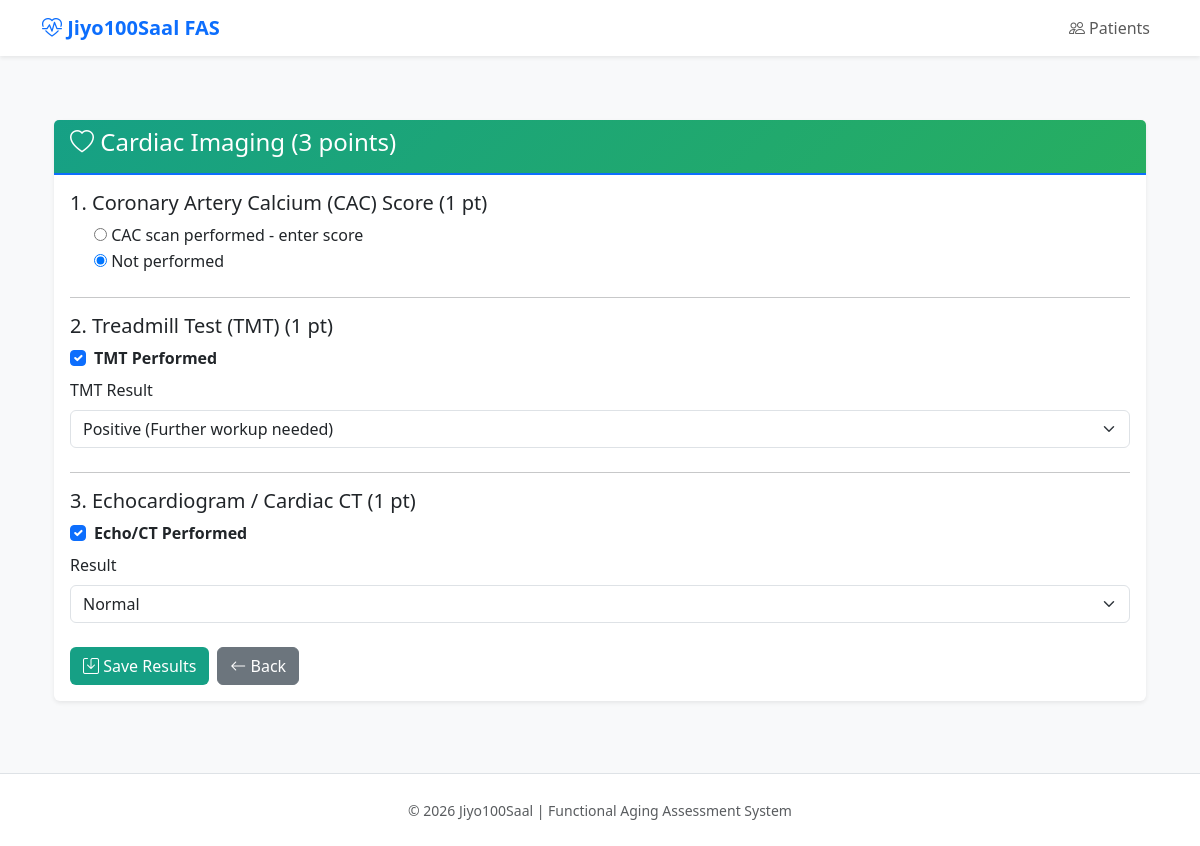
The app's page /assessment/1/pillar5/cardiac-imaging with its own data.
### models/pillar5.py (models this page shows, shortened)
class Pillar5Results(Base):
    __tablename__ = 'pillar_5_results'
    id: Mapped[int] = mapped_column(primary_key=True)
    assessment_id: Mapped[int] = mapped_column(
        ForeignKey('assessments.id', ondelete='CASCADE'),
        nullable=False,
        unique=True,
        index=True,
    )
    lipids_input_mode: Mapped[Optional[str]] = mapped_column(String(20), nullable=True)  # 'exact' or 'category'
    ldl_cholesterol: Mapped[Optional[Decimal]] = mapped_column(Numeric(5, 1), nullable=True)  # mg/dL
    hdl_cholesterol: Mapped[Optional[Decimal]] = mapped_column(Numeric(5, 1), nullable=True)  # mg/dL
    triglycerides: Mapped[Optional[Decimal]] = mapped_column(Numeric(5, 1), nullable=True)  # mg/dL
    total_cholesterol: Mapped[Optional[Decimal]] = mapped_column(Numeric(5, 1), nullable=True)  # mg/dL (auto-calculated)
    total_hdl_ratio: Mapped[Optional[Decimal]] = mapped_column(Numeric(4, 2), nullable=True)  # Auto-calculated
    lipids_category_input: Mapped[Optional[str]] = mapped_column(String(50), nullable=True)
    ldl_points: Mapped[Optional[Decimal]] = mapped_column(Numeric(3, 2), nullable=True)
    hdl_points: Mapped[Optional[Decimal]] = mapped_column(Numeric(3, 2), nullable=True)
    triglycerides_points: Mapped[Optional[Decimal]] = mapped_column(Numeric(3, 2), nullable=True)
    ratio_points: Mapped[Optional[Decimal]] = mapped_column(Numeric(3, 2), nullable=True)
    lipids_total_points: Mapped[Optional[Decimal]] = mapped_column(Numeric(3, 1), nullable=True)
    lipids_category: Mapped[Optional[str]] = mapped_column(String(50), nullable=True)
    apob: Mapped[Optional[Decimal]] = mapped_column(Numeric(5, 1), nullable=True)  # mg/dL
    lp_a: Mapped[Optional[Decimal]] = mapped_column(Numeric(5, 1), nullable=True)  # mg/dL
    apob_points: Mapped[Optional[Decimal]] = mapped_column(Numeric(3, 2), nullable=True)
    lp_a_points: Mapped[Optional[Decimal]] = mapped_column(Numeric(3, 2), nullable=True)
    advanced_lipids_points: Mapped[Optional[Decimal]] = mapped_column(Numeric(3, 1), nullable=True)
    cac_score: Mapped[Optional[Decimal]] = mapped_column(Numeric(6, 1), nullable=True)  # Agatston score
    cac_category: Mapped[Optional[str]] = mapped_column(String(50), nullable=True)
    cac_points: Mapped[Optional[Decimal]] = mapped_column(Numeric(3, 2), nullable=True)
    tmt_performed: Mapped[Optional[bool]] = mapped_column(Boolean, default=False)
    tmt_result: Mapped[Optional[str]] = mapped_column(String(50), nullable=True)  # negative/positive/abnormal/notPerformed
    tmt_points: Mapped[Optional[Decimal]] = mapped_column(Numeric(3, 2), nullable=True)
    echo_ct_performed: Mapped[Optional[bool]] = mapped_column(Boolean, default=False)
    echo_ct_result: Mapped[Optional[str]] = mapped_column(String(50), nullable=True)  # normal/mild/moderate/severe/notPerformed
    echo_ct_points: Mapped[Optional[Decimal]] = mapped_column(Numeric(3, 2), nullable=True)
    cardiac_imaging_points: Mapped[Optional[Decimal]] = mapped_column(Numeric(3, 1), nullable=True)
    kidney_input_mode: Mapped[Optional[str]] = mapped_column(String(20), nullable=True)  # 'exact' or 'category'
    creatinine: Mapped[Optional[Decimal]] = mapped_column(Numeric(4, 2), nullable=True)  # mg/dL
    egfr: Mapped[Optional[Decimal]] = mapped_column(Numeric(5, 1), nullable=True)  # mL/min/1.73m² (auto-calculated)
    kidney_category_input: Mapped[Optional[str]] = mapped_column(String(50), nullable=True)
    kidney_points: Mapped[Optional[Decimal]] = mapped_column(Numeric(3, 1), nullable=True)
    kidney_category: Mapped[Optional[str]] = mapped_column(String(50), nullable=True)
    screening_colonoscopy: Mapped[Optional[bool]] = mapped_column(Boolean, default=False)
    screening_mammogram: Mapped[Optional[bool]] = mapped_column(Boolean, default=False)
    screening_pap_hpv: Mapped[Optional[bool]] = mapped_column(Boolean, default=False)
    screening_ldct: Mapped[Optional[bool]] = mapped_column(Boolean, default=False)  # Lung CT for smokers
    screening_psa: Mapped[Optional[bool]] = mapped_column(Boolean, default=False)
    screening_skin: Mapped[Optional[bool]] = mapped_column(Boolean, default=False)
    screening_recommended_count: Mapped[Optional[int]] = mapped_column(Integer, nullable=True)
    screening_completed_count: Mapped[Optional[int]] = mapped_column(Integer, nullable=True)
    screening_compliance_pct: Mapped[Optional[Decimal]] = mapped_column(Numeric(5, 2), nullable=True)
    screening_points: Mapped[Optional[Decimal]] = mapped_column(Numeric(3, 1), nullable=True)
    abdomen_imaging: Mapped[Optional[str]] = mapped_column(String(50), nullable=True)  # normal/abnormal/notPerformed
    abdomen_points: Mapped[Optional[Decimal]] = mapped_column(Numeric(3, 2), nullable=True)
    chest_imaging: Mapped[Optional[str]] = mapped_column(String(50), nullable=True)  # normal/abnormal/notPerformed
    chest_points: Mapped[Optional[Decimal]] = mapped_column(Numeric(3, 2), nullable=True)
    organ_imaging_points: Mapped[Optional[Decimal]] = mapped_column(Numeric(3, 1), nullable=True)
    dexa_performed: Mapped[Optional[bool]] = mapped_column(Boolean, default=False)
    dexa_t_score: Mapped[Optional[Decimal]] = mapped_column(Numeric(4, 2), nullable=True)  # T-score
    bone_points: Mapped[Optional[Decimal]] = mapped_column(Numeric(3, 2), nullable=True)
    bone_category: Mapped[Optional[str]] = mapped_column(String(50), nullable=True)
    vision_status: Mapped[Optional[str]] = mapped_column(String(50), nullable=True)  # excellent/good/fair/poor
    vision_points: Mapped[Optional[Decimal]] = mapped_column(Numeric(3, 2), nullable=True)
    hearing_status: Mapped[Optional[str]] = mapped_column(String(50), nullable=True)  # excellent/good/fair/poor
    hearing_points: Mapped[Optional[Decimal]] = mapped_column(Numeric(3, 2), nullable=True)
    sensory_points: Mapped[Optional[Decimal]] = mapped_column(Numeric(3, 2), nullable=True)
    has_chronic_disease: Mapped[Optional[bool]] = mapped_column(Boolean, default=False)
    chronic_disease_list: Mapped[Optional[str]] = mapped_column(String(200), nullable=True)  # Comma-separated
    disease_management: Mapped[Optional[str]] = mapped_column(String(50), nullable=True)  # excellent/good/fair/poor/none
    chronic_disease_points: Mapped[Optional[Decimal]] = mapped_column(Numeric(3, 2), nullable=True)
    pillar5_total: Mapped[Optional[Decimal]] = mapped_column(Numeric(4, 1), nullable=True)
    pillar5_pct: Mapped[Optional[Decimal]] = mapped_column(Numeric(5, 2), nullable=True)
    pillar5_category: Mapped[Optional[str]] = mapped_column(String(50), nullable=True)
    functional_age_modifier: Mapped[Optional[Decimal]] = mapped_column(Numeric(3, 1), nullable=True)
    clinical_alerts: Mapped[Optional[list]] = mapped_column(JSON, nullable=True)
    high_ldl_flag: Mapped[Optional[bool]] = mapped_column(Boolean, default=False)
    low_hdl_flag: Mapped[Optional[bool]] = mapped_column(Boolean, default=False)
    high_triglycerides_flag: Mapped[Optional[bool]] = mapped_column(Boolean, default=False)
    high_cac_flag: Mapped[Optional[bool]] = mapped_column(Boolean, default=False)
    ckd_flag: Mapped[Optional[bool]] = mapped_column(Boolean, default=False)
    screening_overdue_flag: Mapped[Optional[bool]] = mapped_column(Boolean, default=False)
    osteoporosis_flag: Mapped[Optional[bool]] = mapped_column(Boolean, default=False)
    sensory_impairment_flag: Mapped[Optional[bool]] = mapped_column(Boolean, default=False)
    uncontrolled_disease_flag: Mapped[Optional[bool]] = mapped_column(Boolean, default=False)
    created_at: Mapped[datetime] = mapped_column(DateTime, default=datetime.utcnow)
    updated_at: Mapped[datetime] = mapped_column(DateTime, default=datetime.utcnow, onupdate=datetime.utcnow)
    assessment: Mapped["Assessment"] = relationship(
        "Assessment",
        back_populates="pillar5_results",
    )

### routes/pillar5.py (the view, shortened to what this page needs)
@bp.route('/<int:assessment_id>/pillar5/cardiac-imaging', methods=['GET', 'POST'])
def cardiac_imaging(assessment_id):
    session = db.session()
    try:
        assessment = session.get(Assessment, assessment_id)
        if not assessment:
            flash('Assessment not found', 'error')
            return redirect(url_for('assessments.list_assessments'))
        pillar5 = assessment.pillar5_results
        patient = assessment.patient
        return render_template('pillar5/cardiac_imaging.html',
                             assessment=assessment,
                             patient=patient,
                             pillar5=pillar5)
    finally:
        session.close()

### models/base.py (called while the page is built)
    def session(self):
        if self.Session is None:
            raise RuntimeError("Database not initialized. Call init_app() first.")
        return self.Session()

### templates/pillar5/cardiac_imaging.html (shortened to what this page needs)
{% extends "base.html" %}
{% block content %}
<div class="container mt-4">
    <div class="card">
        <div class="card-header" style="background: linear-gradient(135deg, #16a085 0%, #27ae60 100%); color: white;">
            <h4><i class="bi bi-heart"></i> Cardiac Imaging (3 points)</h4>
        </div>
        <div class="card-body">
            <form method="POST">
                <div class="mb-4">
                    <h5>1. Coronary Artery Calcium (CAC) Score (1 pt)</h5>
                    <div class="mb-3">
                        <div class="form-check">
                            <input class="form-check-radio" type="radio" name="cac_score_input" id="cac-perform" value="perform" onchange="toggleCACInput()"
                                   {% if pillar5.cac_score %}checked{% endif %}>
                            <label class="form-check-label" for="cac-perform">
                                CAC scan performed - enter score
                            </label>
                        </div>
                        <div class="form-check">
                            <input class="form-check-radio" type="radio" name="cac_score_input" id="cac-not" value="notPerformed" onchange="toggleCACInput()"
                                   {% if not pillar5.cac_score %}checked{% endif %}>
                            <label class="form-check-label" for="cac-not">
                                Not performed
                            </label>
                        </div>
                    </div>
                </div>
                <hr>
                <div class="mb-4">
                    <h5>2. Treadmill Test (TMT) (1 pt)</h5>
                    <div class="form-check mb-2">
                        <input class="form-check-input" type="checkbox" id="tmt_performed" name="tmt_performed"
                               {% if pillar5.tmt_performed %}checked{% endif %}
                               onchange="toggleTMTResult()">
                        <label class="form-check-label" for="tmt_performed">
                            <strong>TMT Performed</strong>
                        </label>
                    </div>
                    <div id="tmt-result-field" style="display: {% if pillar5.tmt_performed %}block{% else %}none{% endif %};">
                        <label class="form-label">TMT Result</label>
                        <select class="form-select" name="tmt_result">
                            <option value="positive" {% if pillar5.tmt_result == 'positive' %}selected{% endif %}>Positive (Further workup needed)</option>
                        </select>
                    </div>
                </div>
                <hr>
                <div class="mb-4">
                    <h5>3. Echocardiogram / Cardiac CT (1 pt)</h5>
                    <div class="form-check mb-2">
                        <input class="form-check-input" type="checkbox" id="echo_ct_performed" name="echo_ct_performed"
                               {% if pillar5.echo_ct_performed %}checked{% endif %}
                               onchange="toggleEchoResult()">
                        <label class="form-check-label" for="echo_ct_performed">
                            <strong>Echo/CT Performed</strong>
                        </label>
                    </div>
                    <div id="echo-result-field" style="display: {% if pillar5.echo_ct_performed %}block{% else %}none{% endif %};">
                        <label class="form-label">Result</label>
                        <select class="form-select" name="echo_ct_result">
                            <option value="normal" {% if pillar5.echo_ct_result == 'normal' %}selected{% endif %}>Normal</option>
                        </select>
                    </div>
                </div>
                <div class="d-flex gap-2">
                    <button type="submit" class="btn" style="background-color: #16a085; color: white;">
                        <i class="bi bi-save"></i> Save Results
                    </button>
                    <a href="{{ url_for('pillar5.overview', assessment_id=assessment.id) }}" class="btn btn-secondary">
                        <i class="bi bi-arrow-left"></i> Back
                    </a>
                </div>
            </form>
        </div>
    </div>
</div>
{% endblock %}

### templates/base.html (style rules this page uses)
:root { --primary-color: #0d6efd; --success-color: #198754; --warning-color: #ffc107; --danger-color: #dc3545; }
body { background-color: #f8f9fa; }
.card { box-shadow: 0 0.125rem 0.25rem rgba(0, 0, 0, 0.075); border: none; }
.card-header { background-color: #fff; border-bottom: 2px solid var(--primary-color); font-weight: 600; }

### records on screen
Pillar5Results: cac_score "☐ CAC scan performed - enter sco", cac_score "☑ Not performed", tmt_performed "☑", tmt_result "Positive (Further workup needed)", echo_ct_performed "☑", echo_ct_result "Normal"
